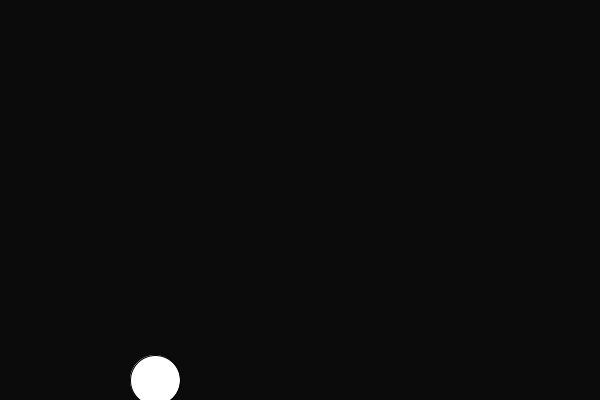
Frame 1 (no input)
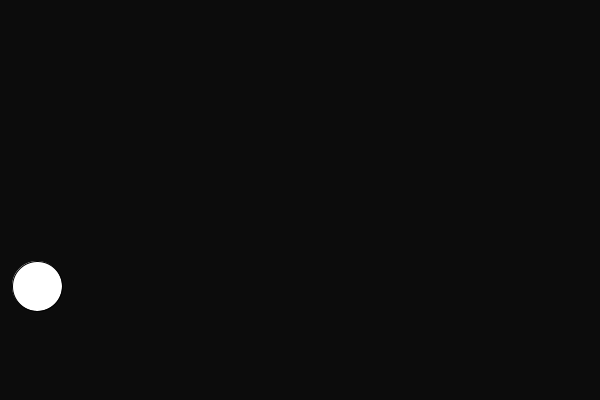
Frame 60 (the mouse pressed at the canvas centre just before this capture)
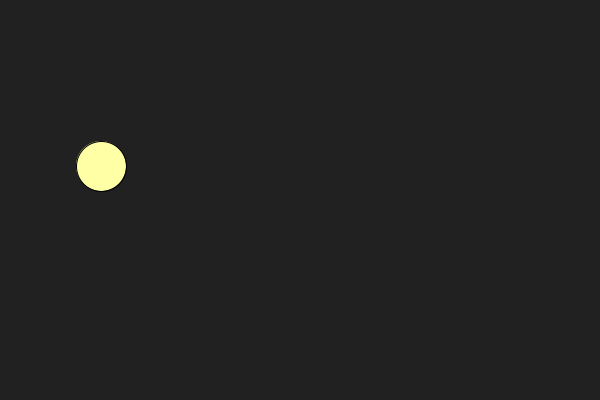
Frame 120 (the mouse held since frame 60 and released just before this capture)

The Processing sketch that drew these frames (run headless with seeded random() and noise(); from frame 60 on, the mouse is pressed at the canvas centre):

// Processing sketch: processing_82381
// ── processing_82381.pde

//brendan m computer programming 1 mods 4-5
ball Bengt;
void setup()
{

  size (600,400);
  smooth();
  frameRate(random(30,300));
  Bengt = new ball();
}
void draw()
{
  background (random(50));
  Bengt.closet();
  Bengt.stuff();
  Bengt.hunt();
}
class ball
{
  int x,y;
  boolean u,r;
  
  ball()
  {
    x=int (random (600));
    y=int (random (400));
    u= false;
    r= false;
  }
  
  void closet()
  {
    stroke(0);
    fill(255,600-x,y);
    ellipse(x, y, 50, 50);
  }

  void stuff()
  {
    if (x<10)
    {
      r = true;
    }
    if (x>590)
    {
      r = false;
    }
    if (y<10)
    {
      u = false;
    }
    if (y>390)
    {
      u = true;
    }

  }
  void hunt()
  {
    if (r == true)
    {
      x+=2;
    }
    else
    {
      x-=2;
    }
    if (u == true)
    {
      y-=2;
    }
    else
    {
      y+=2;
    }

  }}
